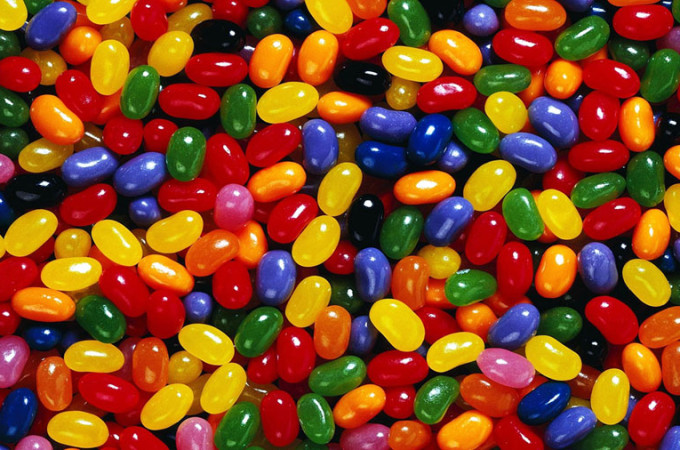
#> input picture 5.1/jelly_beans.jpg, 680 x 450 px, found by its file name
$ python main.py
#> lines starting #> are read from the running program, lines starting #| are printed output that depends on the picture
# counting jelly beans
#import image processing libraries
import time # a function where it Times how long porgam runs

t0 = time.time() #Beginning time

from PIL import Image

t1 = time.time()

#define a function colour(r,g,b) to return the colour of a pixel
def colour(r, g, b):
    #yellow
    if r > 150 and g > 150 and b < 150:
        return "yellow"
    elif r > 160 and g > 0 and b > 1:
        return "red"
    elif r > 15 and g > 90 and b > 15:
        return "green"
    elif r > 45 and g > 55 and b > 178:
        return "blue"
    elif r > 210 and g > 110 and b < 10:
        return "orange"
    else:
        return "other"


file = Image.open("5.1/jelly_beans.jpg")
#> file is the input picture: PIL image 680x450 RGB; mean R, G, B 133.4, 70.9, 31.9
jb_image = file.load()

# create a list to store the pixels that are yellow
yellow_pixels = []
red_pixels = []
green_pixels = []
blue_pixels= []
orange_pixels = []

#go through all the pixels in the image
width = file.width
#> width = 680
height = file.height
#> height = 450

t2 = time.time()

for x in range(width):
    for y in range(height):
        pixel_r = jb_image[x,y][0]
        pixel_g = jb_image[x,y][1]
        pixel_b = jb_image[x,y][2]

        if colour(pixel_r, pixel_g, pixel_b) == "yellow":
            yellow_pixels.append(jb_image[x,y])
            file.putpixel((x, y), (255, 255, 255))
        if colour(pixel_r, pixel_g, pixel_b) == "red":
            red_pixels.append(jb_image[x,y])
        if colour(pixel_r, pixel_g, pixel_b) == "green":
            green_pixels.append(jb_image[x,y])
        if colour(pixel_r, pixel_g, pixel_b) == "blue":
            blue_pixels.append(jb_image[x,y])
        if colour(pixel_r, pixel_g, pixel_b) == "orange":
           orange_pixels.append(jb_image[x,y])
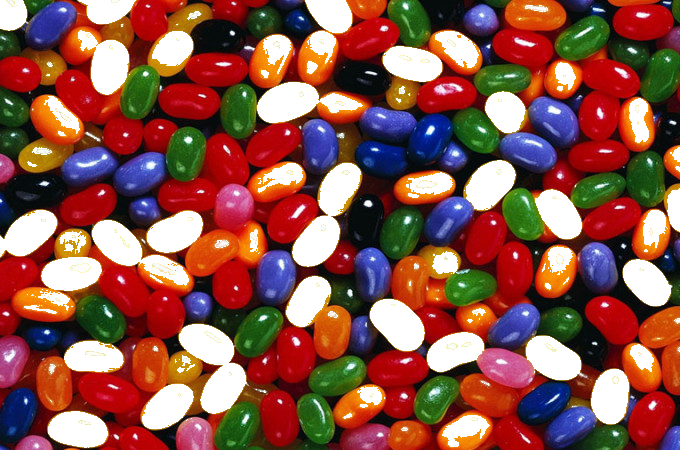
#> file: PIL image 680x450 RGB; mean R, G, B 137.6, 83.1, 72.9
#> after the loop, blue_pixels = 4445 items, first 6: (60, 71, 186), (79, 90, 208), (60, 70, 181), (67, 71, 181), (66, 69, 182), (62, 68, 182); green_pixels = 19010 items, first 6: (45, 94, 47), (92, 142, 113), (90, 139, 117), (57, 106, 74), (44, 93, 46), (69, 123, 74); orange_pixels = 1171 items, first 6: (234, 114, 1), (232, 112, 0), (243, 125, 1), (241, 135, 0), (238, 138, 0), (238, 141, 0); red_pixels = 78472 items; yellow_pixels = 51644 items


t3 = time.time()


#gets the length of yellow pixels
num_yellow = len(yellow_pixels)
#> num_yellow = 51644
num_red = len(red_pixels)
#> num_red = 78472
num_green = len(green_pixels)
#> num_green = 19010
num_blue = len(blue_pixels)
#> num_blue = 4445
num_orange = len(orange_pixels)
#> num_orange = 1171


#total number of pixels in the image
total_pixels = width*height
#> total_pixels = 306000
file.save("output.png", "png")

#calculates the ratios of colours and total_pixels
yellow_ratio = num_yellow / total_pixels
#> yellow_ratio = 0.169
red_ratio = num_red / total_pixels
#> red_ratio = 0.256
green_ratio = num_green / total_pixels
#> green_ratio = 0.0621
blue_ratio = num_blue / total_pixels
#> blue_ratio = 0.0145
orange_ratio = num_orange / total_pixels
#> orange_ratio = 0.00383

#determines number of pixels of each colour
num_yellow = len(yellow_pixels)
num_red = len(red_pixels)
num_green = len(green_pixels)
num_blue = len(blue_pixels)
num_orange = len(orange_pixels)

yellow_percent = yellow_ratio * 100
#> yellow_percent = 16.88
red_percent = red_ratio * 100
#> red_percent = 25.64
green_percent = green_ratio * 100
#> green_percent = 6.21
blue_percent = blue_ratio * 100
#> blue_percent = 1.45
orange_percent = orange_ratio * 100
#> orange_percent = 0.383

report = "there are {:.2f}% yellow jelly beans, {:.2f}% red jelly beans, {:.2f}% green jelly beans," \
          "{:.2f}% blue jelly beans, {:.2f}% orange jelly beans".format(yellow_percent, red_percent, green_percent, blue_percent, orange_percent)
print(report)
#| there are 16.88% yellow jelly beans, 25.64% red jelly beans, 6.21% green jelly beans,1.45% blue jelly beans, 0.38% orange jelly beans

# calculate and output elapsed times
module_load = t1- t0
image_open_load = t2 - t1
loop = t3 - t2
entire = t3 - t0

timings = "it took {:.2f}s to import PIL, {:.2f}s to load the image," \
            " {:.2f}s to do the loop. All in all it took {:.2f}s".format(module_load, image_open_load, loop, entire)
print(timings)
